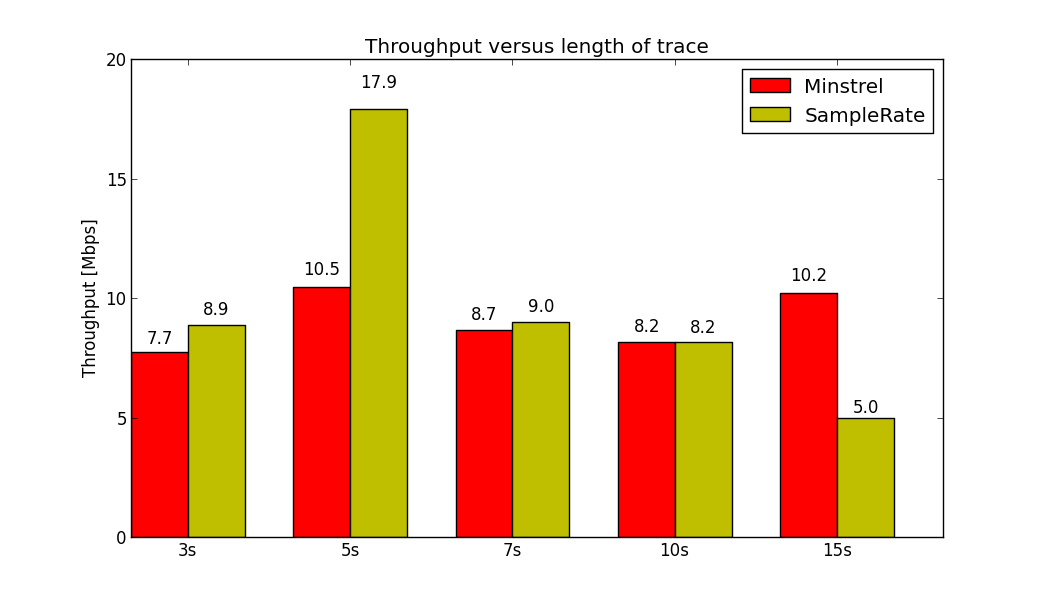

Generate this figure with Python:
import matplotlib.pylab as plt
import numpy as np

mins = [7.74, 10.46, 8.66, 8.19, 10.22]
minp = [9.68, 15.74, 12.15, 12.35, 12.48]
samp = [8.86, 17.93, 9.01, 8.15, 4.98]

width = .35

fig = plt.figure()
ax = fig.add_subplot(111)
ind = np.arange(len(mins))
rects1 = ax.bar(ind, mins, width, color='r')
rects2 = ax.bar(ind + width, samp, width, color='y')

ax.set_ylabel("Throughput [Mbps]")
ax.set_title("Throughput versus length of trace")
ax.legend( (rects1[0], rects2[0]), ('Minstrel', 'SampleRate') )

ax.set_xticks(ind+width)
ax.set_xticklabels(("3s", "5s", "7s", "10s", "15s"))

ax.set_ylim((0.0, 20.0))

def autolabel(rects):
    for rect in rects:
        height = rect.get_height()
        ax.text(rect.get_x() + rect.get_width()/2., 1.05*height, str(round(height, 1)), ha='center', va='bottom')
        

autolabel(rects1)
autolabel(rects2)

plt.show()
